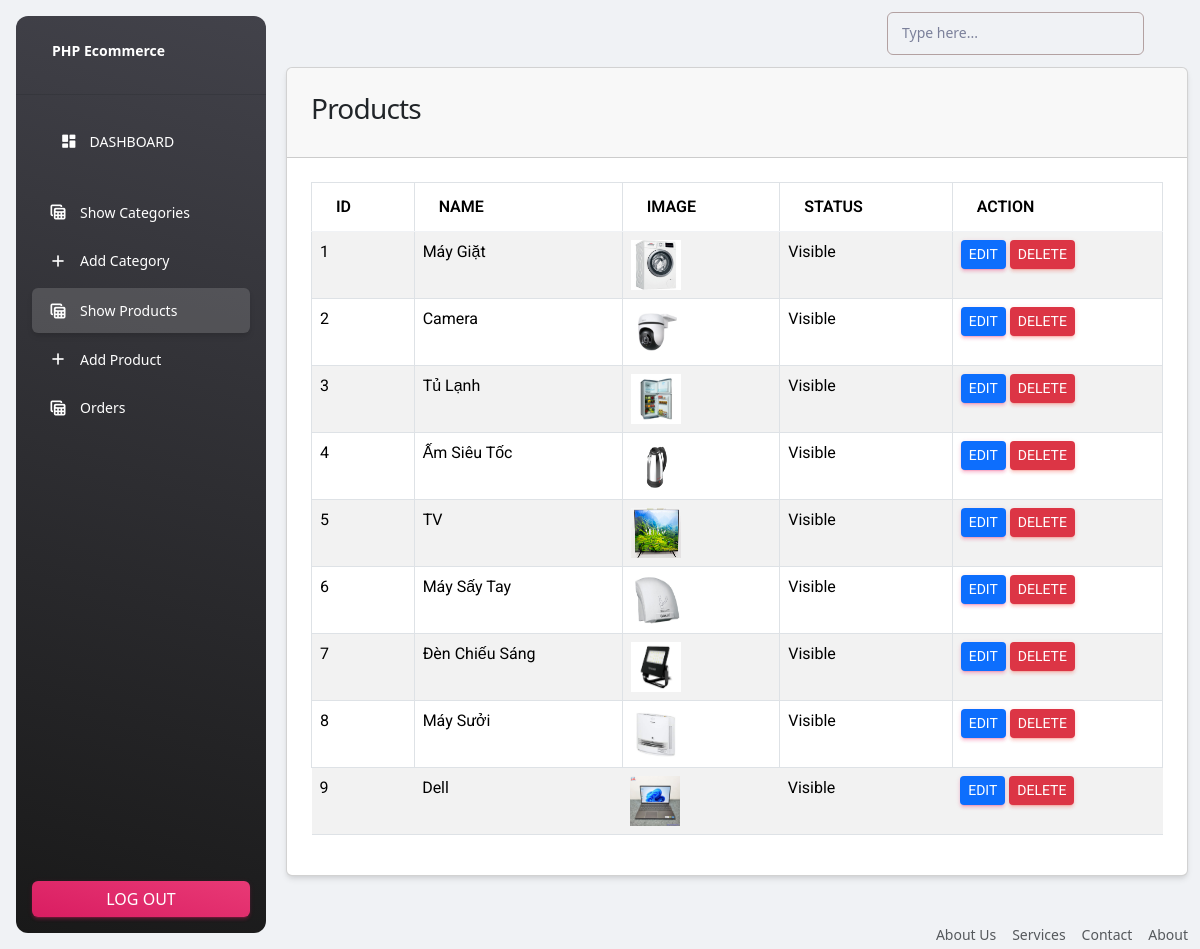
The app's page /admin/products.php (signed in) with its own data.
### tables this page shows
CREATE TABLE `tbl_product` (
  `id` int(11) NOT NULL,
  `category_id` int(11) NOT NULL,
  `name` text NOT NULL,
  `slug` varchar(191) NOT NULL,
  `small_description` mediumtext NOT NULL,
  `description` mediumtext NOT NULL,
  `original_price` int(11) NOT NULL,
  `selling_price` int(11) NOT NULL,
  `image` varchar(191) NOT NULL,
  `qty` int(11) NOT NULL,
  `status` tinyint(4) NOT NULL,
  `trending` tinyint(4) NOT NULL,
  `meta_title` varchar(191) NOT NULL,
  `meta_keywords` mediumtext NOT NULL,
  `meta_description` mediumtext NOT NULL,
  `created_at` timestamp NOT NULL DEFAULT current_timestamp()
);

### function/myfunction.php (called while the page is built, shortened)
<?php
    include '../config/dbcon.php';
    function getAll($table){
        global $con;
        $query = "SELECT * FROM $table";
        return $query_run = mysqli_query($con, $query);
    }
?>

### admin/products.php (the view, shortened to what this page needs)
<?php
    include('includes/header.php');
?>
<div class="container">
    <div class="row">
        <div class="col-md-12">
            <div class="card">
                <div class="card-header">
                    <h3>Products</h3>
                </div>
                <div class="card-body" id="products_table">
                    <table class="table table-bordered table-striped">
                        <thead>
                            <tr>
                                <th>ID</th>
                                <th>NAME</th>
                                <th>IMAGE</th>
                                <th>STATUS</th>
                                <th>ACTION</th>
                            </tr>
                        </thead>
                        <tbody>
                            <?php
                                $products = getAll("tbl_product");
                                $id = 0;
                                if(mysqli_num_rows($products) > 0){
                                    foreach($products as $item){
                                        $id++;
                                        ?>
                                            <tr>
                                                <td><?= $id;?></td>
                                                <td><?= $item['name'];?></td>
                                                <td>
                                                    <img src="../uploads/<?=$item['image'];?>" width="50px" height="50px" alt="<?=$item['name'];?>">
                                                </td>
                                                <td>
                                                    <?=$item['status'] == '0'? "Visible":"Hidden" ?>
                                                </td>
                                                <td>
                                                    <a href="edit_product.php?id=<?= $item['id'];?>" class="btn btn-sm btn-primary">Edit</a>
                                                    <button type="button" class="btn btn-sm btn-danger delete_product_btn" value=<?= $item['id'];?>>Delete</button>
                                                </td>
                                            </tr>
                                        <?php
                                    }
                                }else{
                                    echo "No Records Found";
                                }
                            ?>
                        </tbody>
                    </table>
                </div>
            </div>
        </div>
    </div>
</div>
<?php include('includes/footer.php'); ?>

### records on screen
tbl_product: name "Máy Giặt", image (picture), status "Visible", $item['id'] 2 (drawn)
tbl_product: name "Camera", image (picture), status "Visible", $item['id'] 7 (drawn)
tbl_product: name "Tủ Lạnh", image (picture), status "Visible", $item['id'] 9 (drawn)
tbl_product: name "Ấm Siêu Tốc", image (picture), status "Visible", $item['id'] 10 (drawn)
tbl_product: name "TV", image (picture), status "Visible", $item['id'] 11 (drawn)
tbl_product: name "Máy Sấy Tay", image (picture), status "Visible", $item['id'] 12 (drawn)
tbl_product: name "Đèn Chiếu Sáng", image (picture), status "Visible", $item['id'] 13 (drawn)
tbl_product: name "Máy Sưởi", image (picture), status "Visible", $item['id'] 14 (drawn)
tbl_product: name "Dell", image (picture), status "Visible", $item['id'] 15 (drawn)
